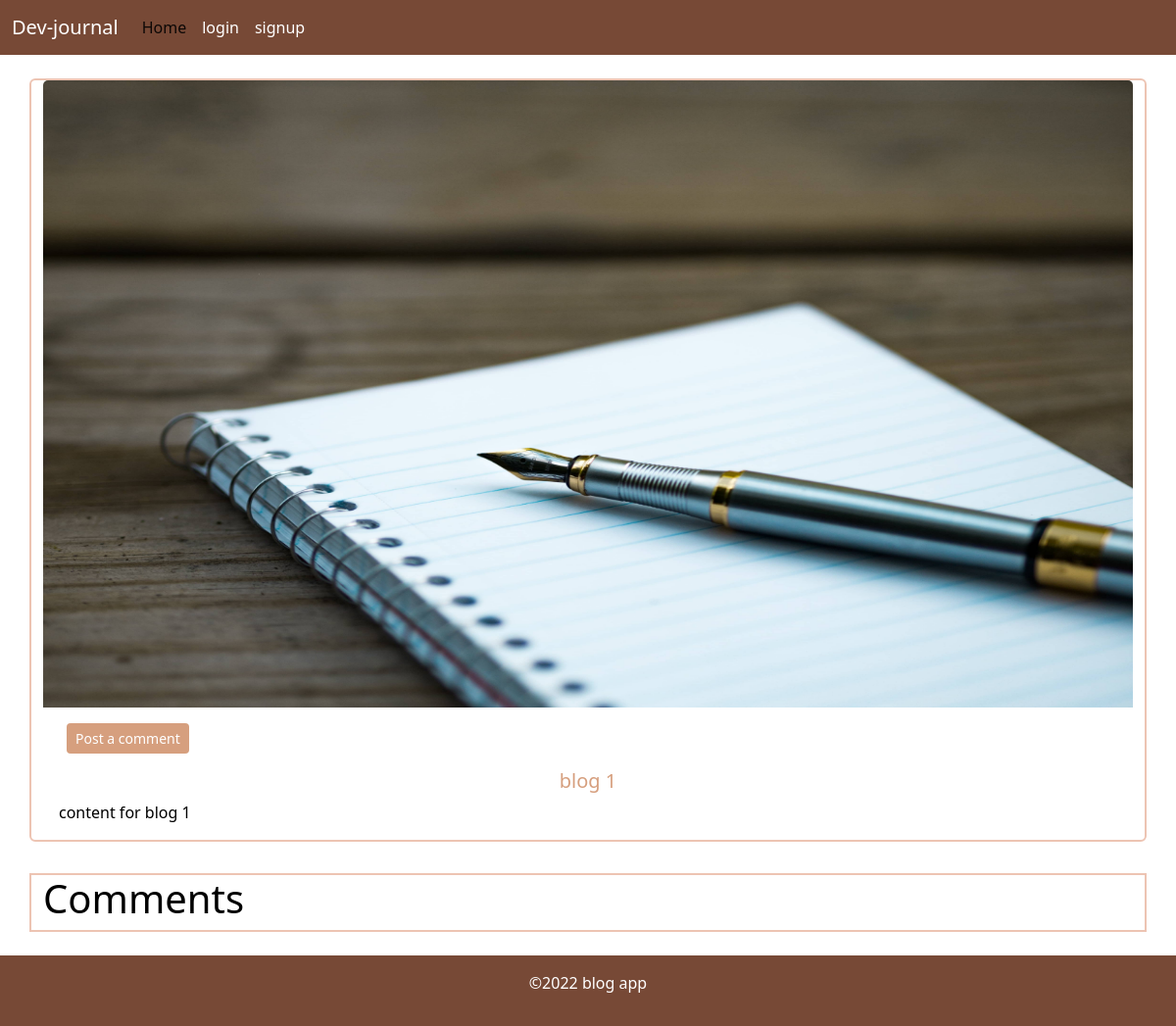
Before: /post/1 with the older database file.
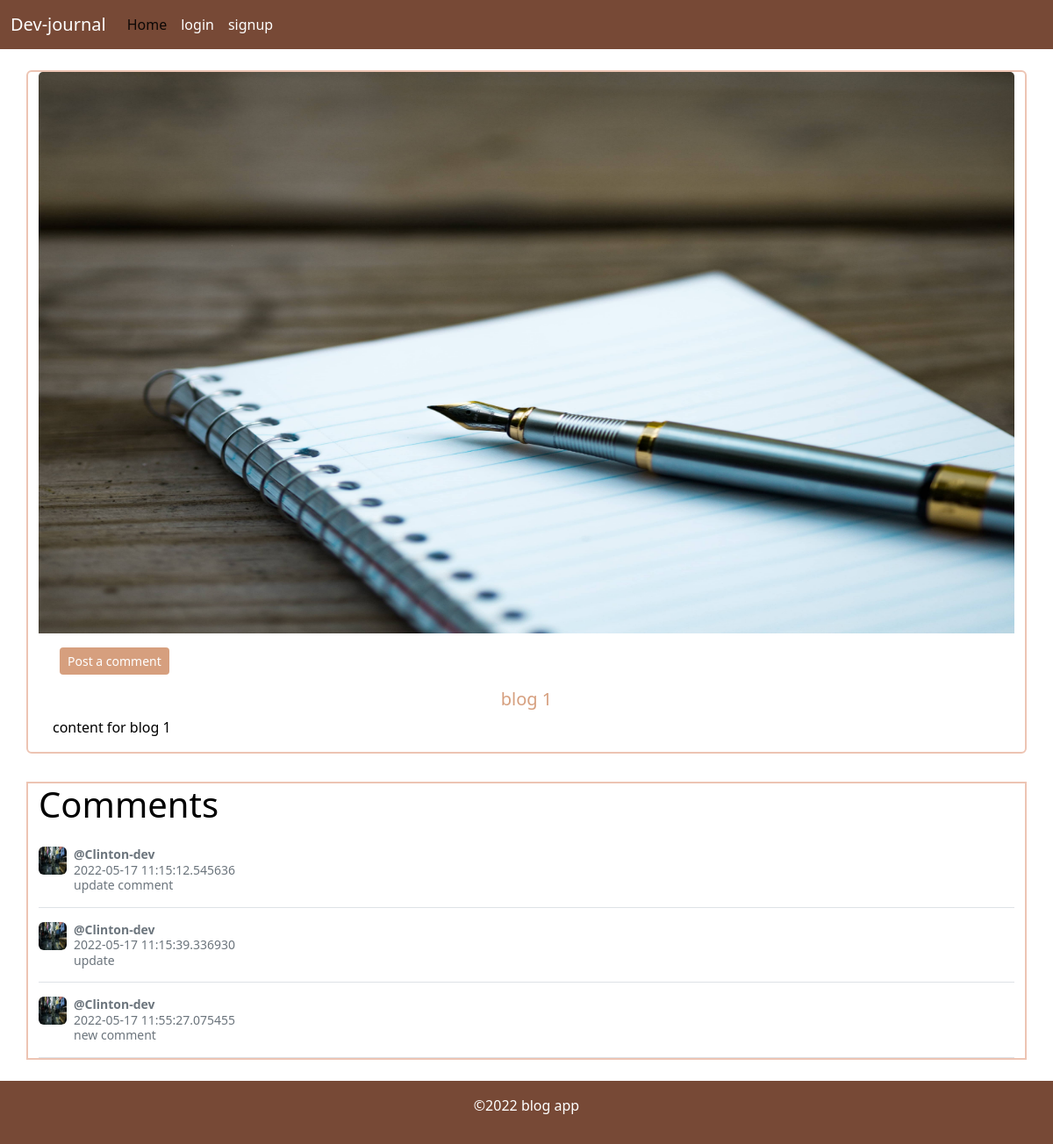
After: the same page with the newer database file.
### blog/models.py (models this page shows, shortened)
class Post(db.Model):
    id = db.Column(db.Integer, primary_key=True)
    title = db.Column(db.String(100), nullable=False)
    date_posted = db.Column(db.DateTime, nullable=False, default=datetime.utcnow)
    image_file = db.Column(db.String(20), nullable=False, default='blog-default.jpg')
    content = db.Column(db.Text, nullable=False)
    comments = db.relationship('Comment', backref='post', lazy=True)
    user_id = db.Column(db.Integer, db.ForeignKey('user.id'), nullable=False)

class Comment(db.Model):
    id = db.Column(db.Integer, primary_key=True)
    content = db.Column(db.Text, nullable=False)
    date_posted = db.Column(db.DateTime, nullable=False, default=datetime.utcnow)
    user_id = db.Column(db.Integer, db.ForeignKey('user.id'), nullable=False)
    post_id = db.Column(db.Integer, db.ForeignKey('post.id'), nullable=False)

class User(db.Model, UserMixin):
    id = db.Column(db.Integer, primary_key=True)
    username = db.Column(db.String(20), unique=True, nullable=False)
    email = db.Column(db.String(120), unique=True, nullable=False)
    image_file = db.Column(db.String(20), nullable=False, default='user-default.jpg')
    password = db.Column(db.String(60), nullable=False)
    posts = db.relationship('Post', backref='author', lazy=True)
    comments = db.relationship('Comment', backref='user', lazy=True)

### blog/routes.py (the view)
@app.route("/post/<int:post_id>")
def post(post_id):
    post = Post.query.get_or_404(post_id)
    comments = Comment.query.filter_by(post_id=post.id)
    img_file = url_for('static', filename='images/' + post.image_file)
    return render_template("post.html", title=post.title,post=post,img_file=img_file, comments=comments)

### blog/templates/post.html (shortened to what this page needs)
{% extends "layout.html"%}
{% block content%}
<div class="container">
    <div class="row mt-4">
        <div class="card mb-3 post-card">
            <img src="{{img_file}}" class="card-img-top blog-img" alt="blog post image">
            <div class="card-body">
                <a href="{{url_for('create_comment',post_id=post.id)}}" class="btn blog-btn btn-sm mx-2 text-center">Post a comment</a>
              <h5 class="card-title blog-title text-center mt-3">{{post.title}}</h5>
              <p class="card-text">{{post.content}}</p>
            </div>
          </div>
    </div>
    <div class="row mt-3">
        <div class="post-card">
            <h1>Comments</h1>
            {% for comment in comments%}
                <div class="d-flex text-muted pt-3 border-bottom">
                    <img src="{{url_for('static',filename='profile-pic/'+comment.user.image_file)}}" alt="user profile pic" class="bd-placeholder-img flex-shrink-0 me-2 rounded" style="width:32px;height: 32px;">
                    <p class="pb-3 mb-0 small lh-sm">
                    <strong class="d-block text-gray-dark">@{{comment.user.username}}</strong>
                    <span>{{comment.date_posted}}</span><br>
                    {{comment.content}}
                    </p>
                </div>
            {% endfor %}
        </div>
    </div>
</div>
{% endblock %}

### blog/templates/layout.html (shortened to what this page needs)
<!doctype html>
<html lang="en">
  <head>
    <link href="https://cdn.jsdelivr.net/npm/bootstrap@5.2.0-beta1/dist/css/bootstrap.min.css" rel="stylesheet">
    <link rel="stylesheet" href="{{url_for('static', filename='styles.css')}}">
  </head>
  <body>
    <nav class="navbar navbar-expand-lg navigation-bar">
        <div class="container-fluid">
        <a class="navbar-brand" href="{{url_for('home')}}">Dev-journal</a>
        <div class="collapse navbar-collapse" id="navbarNav">
            <ul class="navbar-nav">
            <li class="nav-item">
                <a class="nav-link active" aria-current="page" href="{{url_for('home')}}">Home</a>
            </li>
            {% if current_user.is_authenticated%}
              <li class="nav-item">
                <a class="nav-link" href="{{url_for('create_post')}}">New blog</a>
              </li>
              <li class="nav-item">
                <a class="nav-link" href="{{url_for('profile')}}">{{current_user.username}}</a>
              </li>
              <li class="nav-item">
                <a class="nav-link" href="{{url_for('logout')}}">logout</a>
              </li>
            {% else %}
              <li class="nav-item">
                <a class="nav-link nav-right" href="{{url_for('login')}}">login</a>
              </li>
              <li class="nav-item nav-right">
                <a class="nav-link " href="{{url_for('register')}}">signup</a>
              </li>
            {% endif %}
            </ul>
        </div>
        </div>
    </nav>
    {% block content%}{%endblock content%}
    <footer class="mt-4 py-3">
      <div class="container-fluid">
        <p class="text-center">&copy;2022 blog app</p>
      </div>
    </footer>
  </body>
</html>

### blog/static/styles.css (style rules this page uses)
body { color: #000; }
.navigation-bar { background-color: #774936; }
.navigation-bar a { color: #fff; }
.post-card { border: 2px solid #EDC4B3; }
.blog-title { color: #D69F7E; text-decoration: none; }
.blog-btn { background-color: #D69F7E; color: #fff; }
.blog-img { height: 80vh; }
footer { background-color: #774936; color: #fff; }

Changed rows visible on the page:
added Comment: image_file (picture), user.username "Clinton-dev", date_posted "2022-05-17 11:15:12.545636", content "update comment"
added Comment: image_file (picture), user.username "Clinton-dev", date_posted "2022-05-17 11:15:39.336930", content "update"
added Comment: image_file (picture), user.username "Clinton-dev", date_posted "2022-05-17 11:55:27.075455", content "new comment"
